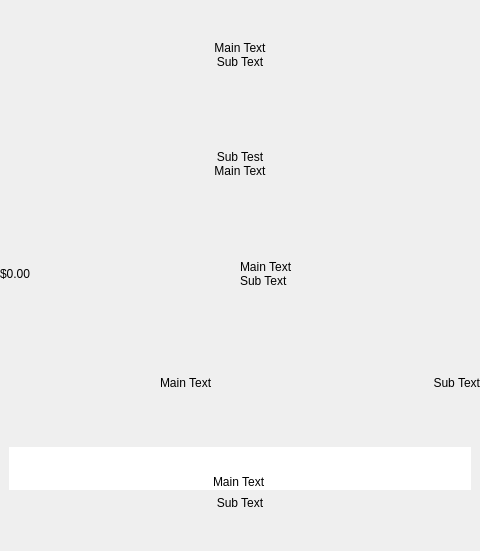
<?xml version="1.0" encoding="UTF-8"?>
<ui version="4.0">
 <class>KelGuiButtonUI</class>
 <widget class="QWidget" name="KelGuiButtonUI">
  <property name="geometry">
   <rect>
    <x>0</x>
    <y>0</y>
    <width>480</width>
    <height>551</height>
   </rect>
  </property>
  <property name="windowTitle">
   <string>Form</string>
  </property>
  <layout class="QVBoxLayout" name="vl">
   <property name="spacing">
    <number>0</number>
   </property>
   <property name="leftMargin">
    <number>0</number>
   </property>
   <property name="topMargin">
    <number>0</number>
   </property>
   <property name="rightMargin">
    <number>0</number>
   </property>
   <property name="bottomMargin">
    <number>0</number>
   </property>
   <item>
    <widget class="KelGuiWidget" name="KelGuiButtonBackground">
     <property name="styleSheet">
      <string notr="true">#KelGuiButtonBackground{ 	background-color: rgba(0,0,0,0); }</string>
     </property>
     <property name="cssStyle">
      <string>nobackground</string>
     </property>
     <layout class="QVBoxLayout" name="verticalLayout_4">
      <property name="spacing">
       <number>0</number>
      </property>
      <property name="leftMargin">
       <number>0</number>
      </property>
      <property name="topMargin">
       <number>0</number>
      </property>
      <property name="rightMargin">
       <number>0</number>
      </property>
      <property name="bottomMargin">
       <number>0</number>
      </property>
      <item>
       <widget class="KelGuiWidget" name="Style0">
        <property name="cssStyle">
         <string>nobackground</string>
        </property>
        <layout class="QVBoxLayout" name="verticalLayout">
         <property name="spacing">
          <number>0</number>
         </property>
         <property name="leftMargin">
          <number>0</number>
         </property>
         <property name="topMargin">
          <number>0</number>
         </property>
         <property name="rightMargin">
          <number>0</number>
         </property>
         <property name="bottomMargin">
          <number>0</number>
         </property>
         <item>
          <widget class="KelGuiLabel" name="KelGuiButtonTextMain">
           <property name="text">
            <string>Main Text</string>
           </property>
           <property name="alignment">
            <set>Qt::AlignBottom|Qt::AlignHCenter</set>
           </property>
          </widget>
         </item>
         <item>
          <widget class="KelGuiLabel" name="KelGuiButtonTextSub">
           <property name="text">
            <string>Sub Text</string>
           </property>
           <property name="alignment">
            <set>Qt::AlignHCenter|Qt::AlignTop</set>
           </property>
          </widget>
         </item>
        </layout>
       </widget>
      </item>
      <item>
       <widget class="KelGuiWidget" name="Style1">
        <property name="cssStyle">
         <string>nobackground</string>
        </property>
        <layout class="QVBoxLayout" name="verticalLayout_2">
         <property name="spacing">
          <number>0</number>
         </property>
         <property name="leftMargin">
          <number>0</number>
         </property>
         <property name="topMargin">
          <number>0</number>
         </property>
         <property name="rightMargin">
          <number>0</number>
         </property>
         <property name="bottomMargin">
          <number>0</number>
         </property>
         <item>
          <widget class="KelGuiLabel" name="KelGuiButtonTextSub_2">
           <property name="text">
            <string>Sub Test</string>
           </property>
           <property name="alignment">
            <set>Qt::AlignBottom|Qt::AlignHCenter</set>
           </property>
          </widget>
         </item>
         <item>
          <widget class="KelGuiLabel" name="KelGuiButtonTextMain_2">
           <property name="text">
            <string>Main Text</string>
           </property>
           <property name="alignment">
            <set>Qt::AlignHCenter|Qt::AlignTop</set>
           </property>
          </widget>
         </item>
        </layout>
       </widget>
      </item>
      <item>
       <widget class="KelGuiWidget" name="Style2">
        <property name="cssStyle">
         <string>nobackground</string>
        </property>
        <layout class="QHBoxLayout" name="horizontalLayout">
         <property name="spacing">
          <number>0</number>
         </property>
         <property name="leftMargin">
          <number>0</number>
         </property>
         <property name="topMargin">
          <number>0</number>
         </property>
         <property name="rightMargin">
          <number>0</number>
         </property>
         <property name="bottomMargin">
          <number>0</number>
         </property>
         <item>
          <widget class="KelGuiLabel" name="KelGuiButtonTextLeft">
           <property name="text">
            <string>$0.00</string>
           </property>
           <property name="alignment">
            <set>Qt::AlignLeading|Qt::AlignLeft|Qt::AlignVCenter</set>
           </property>
          </widget>
         </item>
         <item>
          <layout class="QVBoxLayout" name="verticalLayout_3">
           <property name="spacing">
            <number>0</number>
           </property>
           <item>
            <widget class="KelGuiLabel" name="KelGuiButtonTextMain_3">
             <property name="text">
              <string>Main Text</string>
             </property>
             <property name="alignment">
              <set>Qt::AlignBottom|Qt::AlignLeading|Qt::AlignLeft</set>
             </property>
            </widget>
           </item>
           <item>
            <widget class="KelGuiLabel" name="KelGuiButtonTextSub_3">
             <property name="text">
              <string>Sub Text</string>
             </property>
             <property name="alignment">
              <set>Qt::AlignLeading|Qt::AlignLeft|Qt::AlignTop</set>
             </property>
            </widget>
           </item>
          </layout>
         </item>
        </layout>
       </widget>
      </item>
      <item>
       <widget class="KelGuiWidget" name="Style3">
        <property name="cssStyle">
         <string>nobackground</string>
        </property>
        <layout class="QHBoxLayout" name="horizontalLayout_2">
         <property name="spacing">
          <number>0</number>
         </property>
         <property name="leftMargin">
          <number>0</number>
         </property>
         <property name="topMargin">
          <number>0</number>
         </property>
         <property name="rightMargin">
          <number>0</number>
         </property>
         <property name="bottomMargin">
          <number>0</number>
         </property>
         <item>
          <widget class="KelGuiLabel" name="KelGuiButtonIcon">
           <property name="text">
            <string/>
           </property>
          </widget>
         </item>
         <item>
          <widget class="KelGuiLabel" name="KelGuiButtonTextMid">
           <property name="text">
            <string>Main Text</string>
           </property>
          </widget>
         </item>
         <item>
          <widget class="KelGuiLabel" name="KelGuiButtonTextRight">
           <property name="styleSheet">
            <string notr="true"/>
           </property>
           <property name="text">
            <string>Sub Text</string>
           </property>
           <property name="alignment">
            <set>Qt::AlignRight|Qt::AlignTrailing|Qt::AlignVCenter</set>
           </property>
          </widget>
         </item>
        </layout>
       </widget>
      </item>
      <item>
       <widget class="KelGuiWidget" name="Style4">
        <property name="cssStyle">
         <string>nobackground</string>
        </property>
        <layout class="QVBoxLayout" name="verticalLayout_5">
         <item>
          <widget class="KelGuiLineEdit" name="kelGuiLineEditMain">
           <property name="sizePolicy">
            <sizepolicy hsizetype="Preferred" vsizetype="Preferred">
             <horstretch>0</horstretch>
             <verstretch>0</verstretch>
            </sizepolicy>
           </property>
           <property name="inputMask">
            <string/>
           </property>
           <property name="text">
            <string>Main Text</string>
           </property>
           <property name="frame">
            <bool>false</bool>
           </property>
           <property name="alignment">
            <set>Qt::AlignBottom|Qt::AlignHCenter</set>
           </property>
          </widget>
         </item>
         <item>
          <widget class="KelGuiLabel" name="KelGuiButtonTextSub_4">
           <property name="text">
            <string>Sub Text</string>
           </property>
           <property name="alignment">
            <set>Qt::AlignHCenter|Qt::AlignTop</set>
           </property>
          </widget>
         </item>
        </layout>
       </widget>
      </item>
      <item>
       <widget class="KelGuiSeparator" name="kelGuiSeparator">
        <property name="sizePolicy">
         <sizepolicy hsizetype="Preferred" vsizetype="Fixed">
          <horstretch>0</horstretch>
          <verstretch>0</verstretch>
         </sizepolicy>
        </property>
        <property name="maximumSize">
         <size>
          <width>16777215</width>
          <height>4</height>
         </size>
        </property>
       </widget>
      </item>
     </layout>
    </widget>
   </item>
  </layout>
 </widget>
 <customwidgets>
  <customwidget>
   <class>KelGuiSeparator</class>
   <extends>QWidget</extends>
   <header>kelguiseparator.h</header>
  </customwidget>
  <customwidget>
   <class>KelGuiLineEdit</class>
   <extends>QLineEdit</extends>
   <header>kelguilineedit.h</header>
  </customwidget>
  <customwidget>
   <class>KelGuiLabel</class>
   <extends>QLabel</extends>
   <header>kelguilabel.h</header>
  </customwidget>
  <customwidget>
   <class>KelGuiWidget</class>
   <extends>QWidget</extends>
   <header>kelguiwidget.h</header>
   <container>1</container>
  </customwidget>
 </customwidgets>
 <resources/>
 <connections/>
</ui>
